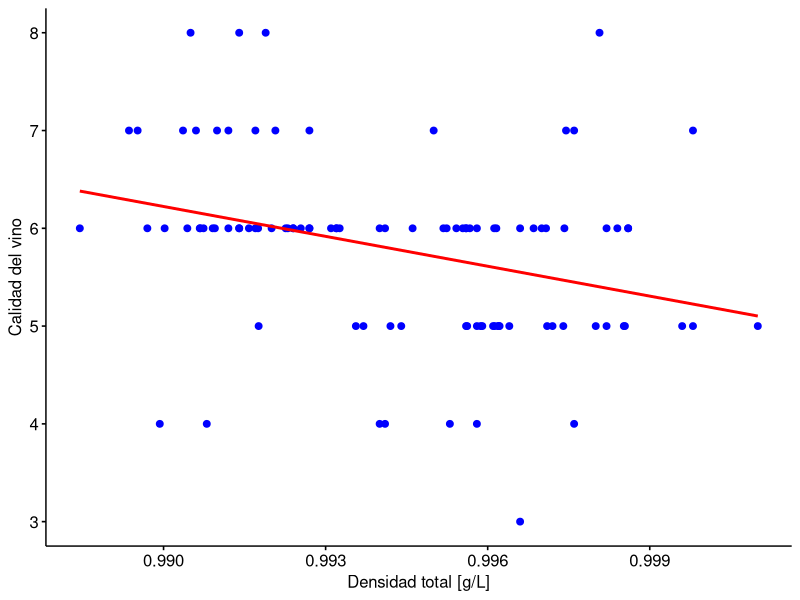

Write R code to recreate this figure. (Note: this script raises an error after producing the figure.)
# ------------------- Grupo 4 -------------------
#Integrantes:
#            - AGUSTÍN HENRIQUÉZ
#            - NICOLAS M. VALDES HERRERA 
#
# ||||||||||||||||||||||||||||||||||||||||||||||||||||||||||||||||||||||||||||
# |||||||||||||||||||||||||||||||| ENUNCIADO |||||||||||||||||||||||||||||||||
# ||||||||||||||||||||||||||||||||||||||||||||||||||||||||||||||||||||||||||||
#
# ACTIVIDADES
# Un estudio recolectó muestras de distintas botellas de vino de una importante viña francesa. Estas mediciones
# están disponibles en el archivo EP13 Datos.csv que acompaña a este enunciado. El estudio incluyó 12
# mediciones de características del vino y la indicación de si cada vino es tinto o blanco:
#   
#   1. El equipo copia el enunciado del problema asignado como comentarios de un script R.
#   2. El equipo lee el enunciado, descarga el archivo de datos (EP13 Datos.csv) desde UVirtual y selecciona las
#       columnas para trabajar de acuerdo a las instrucciones.
#   3. El equipo construye los modelos solicitados usando la muestra correspondiente.
#   4. El equipo sube el script con las actividades anteriores comentando en detalle los pasos seguidos.
# 
# Fuera del horario de clases, cada equipo debe subir el script realizado UVirtual con el nombre "EP13-respuestagrupo-i", donde i es el número de grupo asignado. Las respuestas deben subirse antes de las 23:30 del lunes 3
# de julio.
# 
# PREGUNTA (todos los grupos)
# Se pide construir un modelo de regresión lineal simple y otro de regresión lineal múltiple para predecir la
# variable calidad, de acuerdo con las siguientes instrucciones:
#   1. Definir la semilla a utilizar, que corresponde a los últimos cuatro dígitos del RUN (sin considerar el dígito
#       verificador) del integrante de menor edad del equipo.
#   2. Seleccionar una muestra de 100 vinos.
#   3. Seleccionar de forma aleatoria 6 posibles variables predictoras.
#   4. Seleccionar, entre las variables que no fueron escogidas en el punto anterior, una que el equipo considere
#       que podría ser útil para predecir la variable calidad, justificando bien esta selección.
#   5. Usando el entorno R, construir un modelo de regresión lineal simple con el predictor seleccionado en el
#       paso anterior.
#   6. Agregue la variable seleccionada en el paso 4 al conjunto obtenido en el punto 3.
#   7. Usando herramientas para la exploración de modelos del entorno R, escoger entre dos y cinco predictores
#       de entre las variables presentes en el conjunto obtenido en el paso anterior para construir un modelo de
#       regresión lineal múltiple.
#   8. Evaluar los modelos y “arreglarlos” en caso de que tengan algún problema con las condiciones que deben
#       cumplir.
#   9. Evaluar el poder predictivo del modelo en datos no utilizados para construirlo (o utilizando validación
#       cruzada).

# ||||||||||||||||||||||||||||||||||||||||||||||||||||||||||||||||||||||||||||
# |||||||||||||||||||||||||||||||| RESPUESTAS ||||||||||||||||||||||||||||||||
# ||||||||||||||||||||||||||||||||||||||||||||||||||||||||||||||||||||||||||||

# Librerías
if (!require(readxl) ) {
  install.packages("readxl", dependencies = TRUE )
  require (readxl)
}
if (!require(ggpubr) ) {
  install.packages("ggpubr", dependencies = TRUE )
  require (ggpubr)
}
if (!require(dplyr) ) {
  install.packages("dplyr", dependencies = TRUE )
  require (dplyr)
}
if (!require(car)){
  install.packages("car", dependencies = TRUE )
  require (car)
}
if (!require(corrplot)){
  install.packages("corrplot", dependencies = TRUE )
  require (corrplot)
}

library(ggpubr)
library(dplyr)
library(tidyr)

setwd("C:/Users/agust/Desktop/Repo IME/IME-2023/EP13")
data <- read.csv2("EP13 Datos.csv")
data[["id"]] <- factor(1:nrow(data))

set.seed(2184)
muestra <- sample_n(data, 100)

# Se extraen de forma aleatoria las variables para la prueba
opciones <-  c("clase", "acidez.fija", "acidez.volatil", "acido.citrico", 
               "azucar.residual", "cloruros", "dioxido.azufre.libre", "dioxido.azufre.total",
               "densidad", "ph", "sulfatos", "alcohol")
variables <- sample(opciones, 6)
print(variables)

calidad <- muestra[["calidad"]]

# Se analiza la correlación existente entre las variables no seleccionadas
densidad <- muestra[["densidad"]]
acidesFija <- muestra[["acidez.fija"]]
acidoCitrico <- muestra[["acido.citrico"]]
cloruros <- muestra[["cloruros"]]
dioxidoAzufreLibre <- muestra[["dioxido.azufre.libre"]]
dioxidoAzufreTotal <- muestra[["dioxido.azufre.total"]]

correlacion_lineal <- cor(densidad, calidad)
cat("Densidad: ", correlacion_lineal, "\n")
correlacion_lineal <- cor(acidesFija, calidad)
cat("Acides fija: ", correlacion_lineal, "\n")
correlacion_lineal <- cor(acidoCitrico, calidad)
cat("Acido citrico: ", correlacion_lineal, "\n")
correlacion_lineal <- cor(cloruros, calidad)
cat("Cloruros: ", correlacion_lineal, "\n")
correlacion_lineal <- cor(dioxidoAzufreLibre, calidad)
cat("dioxido azufre libre: ", correlacion_lineal, "\n")
correlacion_lineal <- cor(dioxidoAzufreTotal, calidad)
cat("dioxido azufre total: ", correlacion_lineal, "\n")

# Se realiza el RML mediante mínimos cuadrados, utilizando la variable "densidad" y "calidad",
# se escoje a variable densidad dado a que es la que posee la correlación mas fuerte con la 
# variable "calidad", además, es una característica propia para medir la calidad de los vinos
# Cabe destacar que la correlación que existe entre las variables "densidad" y "calidad" es 
# muy baja, siento ésta de -0.3173, por lo que desde un comienzo se sabe que la fuerza de relación
# lineal que existe es baja

# Se verifica que los datos cumplan con las condiciones para desarrollar RML de mínimos cuadrados

muestras <- data.frame(calidad, densidad)

modelo <- lm(calidad~densidad, data = muestras)
print(summary(modelo))

p <- ggscatter(muestras, x = "densidad", y = "calidad", color = "blue", fill = "blue",
               xlab = "Densidad total [g/L]", ylab = "Calidad del vino")
p <- p + geom_smooth(method = lm, se = FALSE, colour = "red")
print(p)

print(shapiro.test(modelo$residuals))

# 1. Los datos dben presentar una relación lineal
#     En este caso, los datos tienden a aglomerarse en torno a la rectificación, sin embargo,
#     se pueden observar muchos datos atípicos, ésto era de esperar dado a la correlación que 
#     existe entre los datos
# 2. La distribución de los residuos debe ser cercana a la normal
#     Si bien existen muchos datos atípicos, los residuos tienen una distribución cercana a la
#     normal, comprobado por el test de Shappiro Wilk
# 3. La variabilidad de los puntos en torno a la linea de mínimos cuadrados debe ser
#   aproximadamente constante
#     Se puede observar que, a pesar de que hayan muchos datos atípicos, existe una distribución
#     relativamente constante de datos, es decir, que no se aglomeran en torno a un extremo o sector
#     del grafo alejado de la rectificación
# 4. Las observaciones deben ser independientes entre si
#     Las observaciones son menos del 10% de los datos totales, por lo que pueden considerarse como
#     independientes
# 
# Con todo lo anterior, se tiene que una RLS para las variables de "calidad" y "densidad", 
# está dado por:
#   calidad = 107.06 + 101.85*densidad

# Se agrega la variable 'calidad' al conjunto obtenido en el paso 3
# variables <- c(variables, "calidad")
# print(variables)

# -- 7. Usando herramientas para la exploración de modelos del entorno R, escoger entre dos 
# y cinco predictores de entre las variables presentes en el conjunto obtenido en el paso anterior
# para construir un modelo de regresión lineal múltiple.

# Creamos la formula para el modelo. Esta formula representa 'calidad ~ predictor1 + predictor2 + ... + predictorN'
f <- as.formula(paste("calidad", paste(c("densidad", variables), collapse = "+"), sep = " ~ "))

print(f)

# Creamos un modelo de regresión lineal con todas las variables predictoras
modelo_completo <- lm(f, data = muestra)

# Selección de predictores hacia adelante (forward)
# Comenzamos con el modelo simple (modelo) y nos movemos hacia el modelo completo
modelo_nulo = lm(calidad ~ 1, data = muestra)
modelo_forward = step(modelo_nulo, scope = list(lower = modelo_nulo, upper = modelo_completo), direction = "forward", trace = 1)

# Resumen del modelo propuesto por el método Forward
summary(modelo_forward)

# Selección de predictores hacia atrás (backward)
# Comenzamos con el modelo completo y nos movemos hacia el modelo simple
modelo_backward = step(modelo_completo, scope = list(lower = modelo, upper = modelo_completo), direction = "backward", trace = 1)

# Resumen del modelo propuesto por el método Backward
summary(modelo_backward)

# Observamos, que para ambos metodos, el modelo propuesto incluye: "densidad", "dioxido.azufre.libre", "acido.citrico"
# Otras Observaciones
# El intercepto (valor cuando todas las variables predictoras son 0) es 108.2.
# La "densidad" tiene un coeficiente negativo de -103.8, lo que significa que a medida que aumenta la densidad, la calidad tiende a disminuir.
# El "dioxido.azufre.libre" tiene un coeficiente positivo de 0.01322, lo que indica que a medida que aumenta esta variable, la calidad también tiende a aumentar.
# El "acido.citrico" tiene un coeficiente positivo de 1.109, sugiriendo que a medida que este aumenta, la calidad también aumenta.


# -- 8. Evaluar los modelos y “arreglarlos” en caso de que tengan algún problema con las condiciones que deben cumplir.

# Condiciones RLM

# 1. Las variables predictoras deben ser cuantitativas o dicotómicas (de ahí la necesidad de variables indicadoras para manejar más de dos niveles).
#    R: Las variables predictoras son todas numéricas a nivel de intervalo y ninguna de ellas corresponde a una constante.

# 2. La variable de respuesta debe ser cuantitativa y continua, sin restricciones para su variabilidad.
#    R: Las variables "calidad" es cuantitativa y continua.

# 3. Los predictores deben tener algún grado de variabilidad (su varianza no debe ser igual a cero). En otras palabras, no pueden ser constantes.
#    R: Observando los resultados, ninguna varianza es igual a 0.

varianzas_densidad <- var(muestra$densidad)
varianzas_dioxido.azufre.libre <- var(muestra$dioxido.azufre.libre)
varianzas_acido.citrico <- var(muestra$acido.citrico)

print(varianzas_densidad) 
print(varianzas_dioxido.azufre.libre)
print(varianzas_acido.citrico)


# 4. No debe existir multicolinealidad. Esto significa que no deben existir relaciones lineales fuertes entre dos o más predictores (coeficientes de correlación altos).
#    R: Observando los resultados, podemos ver que se cumple la condicion

vifs <- vif(modelo_forward)
cat("\nVerificar la multicolinealidad :\n")
cat("- VIFs :\n")
print( vifs )

cat("- Tolerancias :\n")
print(1/vifs)

cat("- VIF medio :", mean (vifs), "\n")


# 5. Los residuos deben ser homocedásticos (con varianzas similares) para cada nivel de los predictores.
#    R: Obtenemos como resultado de la prueba: Chisquare = 0.4348471, Df = 1, p = 0.50962, por lo que el supuesto de homocedasticidad se cumple.

prueba.Ncv <- ncvTest(modelo_forward)
print(prueba.Ncv)

# 6. Los residuos deben seguir una distribución cercana a la normal centrada en cero.
#    R: Obtenemos como resultado de la prueba: p-value = 0.1485, por lo que podemos asumir que el supuesto se cumple.

prueba.shapiro = shapiro.test(modelo_forward$residuals)
print(prueba.shapiro)


# 7. Los valores de la variable de respuesta son independientes entre sí.
#    R: Obtenemos como resultado de la prueba: p = 0.334, por lo que podemos concluir que los residuos son, en efecto, independientes.

prueba.durbin <- durbinWatsonTest(modelo_forward)
print(prueba.durbin)


# 8. Cada predictor se relaciona linealmente con la variable de respuesta.
#    R: Como observamos en los resultados, el supuesto se cumple

datos_PR <- select(muestra, densidad, dioxido.azufre.libre, acido.citrico)
datos_PR$log_densidad <- log(datos_PR$densidad)
correlacion <- round(cor(datos_PR$log_densidad), 2)
correlacion
corrplot(correlacion, method="number", type="upper")


# -- 9.	Evaluar el poder predictivo del modelo en datos no utilizados para construirlo (o utilizando validación cruzada).

# Crear conjuntos de entrenamiento y prueba .
n <- nrow(muestra)
n_entrenamiento <- floor(0.7 * n)
muestra_sample <- sample.int(n = n, size = n_entrenamiento, replace = FALSE)
entrenamiento <- muestra[muestra_sample, ]
prueba <- muestra[-muestra_sample, ]

# Ajustar modelo con el conjunto de entrenamiento.
modelo_model <- lm(calidad ~ densidad, data = entrenamiento)
print(summary(modelo))

# Calcular error cuadrado promedio para el conjunto de entrenamiento.
mse_entrenamiento <- mean (modelo_model$residuals ** 2)
cat("MSE para el conjunto de entrenamiento: ", mse_entrenamiento, "\n")

# Hacer predicciones para el conjunto de prueba.
predicciones <- predict(modelo_model, prueba)

# Calcular error cuadrado promedio para el conjunto de prueba.
error <- sapply(prueba[["calidad"]],as.double) - predicciones
mse_prueba <- mean(error ** 2)
cat("MSE para el conjunto de prueba: ", mse_prueba)
# 
# El coeficiente de "densidad" es -101.85, lo que indica que hay una relación negativa entre "densidad" y "calidad". 
# Esto significa que a medida que aumenta la densidad, se espera que la calidad disminuya (según este modelo).










